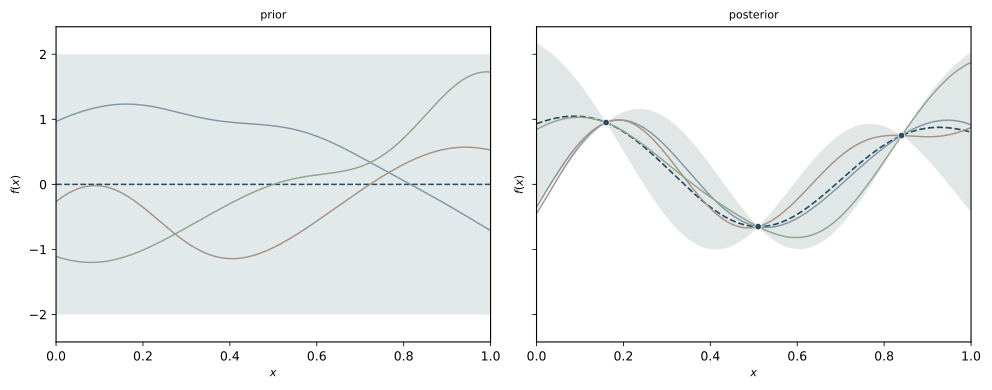

This chart was generated by the following Python code:
from pathlib import Path

import matplotlib.pyplot as plt
import numpy as np


def rbf_covariance(x1, x2, variance=1.0, lengthscale=0.22):
    distances = np.subtract.outer(x1, x2)
    return variance * np.exp(-0.5 * (distances / lengthscale) ** 2)


def sample_paths(mean, covariance, num_paths=5, seed=0):
    rng = np.random.default_rng(seed)
    stabilized_covariance = covariance + 1e-10 * np.eye(covariance.shape[0])
    cholesky_factor = np.linalg.cholesky(stabilized_covariance)
    standard_normals = rng.normal(size=(covariance.shape[0], num_paths))
    return (mean[:, None] + cholesky_factor @ standard_normals).T


def posterior_gp(x_train, y_train, x_test, variance=1.0, lengthscale=0.22, noise_variance=1e-6):
    train_covariance = rbf_covariance(
        x_train,
        x_train,
        variance=variance,
        lengthscale=lengthscale,
    )
    cross_covariance = rbf_covariance(
        x_train,
        x_test,
        variance=variance,
        lengthscale=lengthscale,
    )
    test_covariance = rbf_covariance(
        x_test,
        x_test,
        variance=variance,
        lengthscale=lengthscale,
    )

    stabilized_train_covariance = train_covariance + (noise_variance + 1e-10) * np.eye(x_train.size)
    cholesky_factor = np.linalg.cholesky(stabilized_train_covariance)

    alpha = np.linalg.solve(
        cholesky_factor.T,
        np.linalg.solve(cholesky_factor, y_train),
    )
    posterior_mean = cross_covariance.T @ alpha

    solved_cross_covariance = np.linalg.solve(cholesky_factor, cross_covariance)
    posterior_covariance = test_covariance - solved_cross_covariance.T @ solved_cross_covariance
    posterior_covariance = 0.5 * (posterior_covariance + posterior_covariance.T)

    return posterior_mean, posterior_covariance


def style_axis(ax, x_min, x_max, y_min, y_max):
    for spine in ax.spines.values():
        spine.set_linewidth(0.8)
    ax.tick_params(axis="both", labelsize=9, width=0.6, length=3)
    ax.grid(False)
    ax.set_xlim(x_min, x_max)
    ax.set_ylim(y_min, y_max)


def main():
    x = np.linspace(0.0, 1.0, 320)
    variance = 1.0
    lengthscale = 0.22

    prior_mean = np.zeros_like(x)
    prior_covariance = rbf_covariance(
        x,
        x,
        variance=variance,
        lengthscale=lengthscale,
    )
    prior_std = np.sqrt(np.clip(np.diag(prior_covariance), 0.0, None))
    prior_paths = sample_paths(prior_mean, prior_covariance, num_paths=3, seed=2403151)

    x_train = np.array([0.16, 0.51, 0.84])
    y_train = np.array([0.95, -0.65, 0.75])
    posterior_mean, posterior_covariance = posterior_gp(
        x_train,
        y_train,
        x,
        variance=variance,
        lengthscale=lengthscale,
        noise_variance=1e-6,
    )
    posterior_std = np.sqrt(np.clip(np.diag(posterior_covariance), 0.0, None))
    posterior_paths = sample_paths(
        posterior_mean,
        posterior_covariance,
        num_paths=3,
        seed=2403152,
    )

    y_extent = max(
        np.max(np.abs(prior_paths)),
        np.max(np.abs(posterior_paths)),
        np.max(np.abs(prior_mean + 2.0 * prior_std)),
        np.max(np.abs(posterior_mean + 2.0 * posterior_std)),
        np.max(np.abs(y_train)),
    ) + 0.25
    y_min = -y_extent
    y_max = y_extent

    output_path = Path(__file__).with_suffix(".pdf")

    plt.rcParams.update(
        {
            "figure.facecolor": "white",
            "axes.facecolor": "white",
            "axes.edgecolor": "black",
            "text.color": "black",
            "axes.labelcolor": "black",
            "xtick.color": "black",
            "ytick.color": "black",
        }
    )

    fig, axes = plt.subplots(1, 2, figsize=(10, 4), dpi=150, sharey=True)

    style_axis(axes[0], x.min(), x.max(), y_min, y_max)
    style_axis(axes[1], x.min(), x.max(), y_min, y_max)

    prior_band_color = "#dbe3e6"
    posterior_band_color = "#d9e1df"
    mean_color = "#274c5e"
    path_colors = ["#7f97a6", "#a69282", "#8ea58a"]

    axes[0].fill_between(
        x,
        prior_mean - 2.0 * prior_std,
        prior_mean + 2.0 * prior_std,
        color=prior_band_color,
        alpha=0.8,
        linewidth=0.0,
        zorder=0,
    )
    axes[0].plot(x, prior_mean, color=mean_color, linewidth=1.1, linestyle="dashed")
    for path, color in zip(prior_paths, path_colors):
        axes[0].plot(x, path, color=color, linewidth=1.05, alpha=1.0)

    axes[0].set_title("prior", fontsize=8)
    axes[0].set_xlabel(r"$x$", fontsize=8)
    axes[0].set_ylabel(r"$f(x)$", fontsize=8)

    axes[1].fill_between(
        x,
        posterior_mean - 2.0 * posterior_std,
        posterior_mean + 2.0 * posterior_std,
        color=posterior_band_color,
        alpha=0.8,
        linewidth=0.0,
        zorder=0,
    )
    axes[1].plot(x, posterior_mean, color=mean_color, linewidth=1.2, linestyle="dashed")
    for path, color in zip(posterior_paths, path_colors):
        axes[1].plot(x, path, color=color, linewidth=1.05, alpha=1.0)

    axes[1].scatter(
        x_train,
        y_train,
        color=mean_color,
        s=22,
        edgecolors="white",
        linewidths=0.5,
        zorder=3,
    )
    axes[1].set_title("posterior", fontsize=8)
    axes[1].set_xlabel(r"$x$", fontsize=8)
    axes[1].set_ylabel(r"$f(x)$", fontsize=8)

    plt.tight_layout()
    plt.savefig(output_path, bbox_inches="tight")
    plt.close(fig)


if __name__ == "__main__":
    main()
